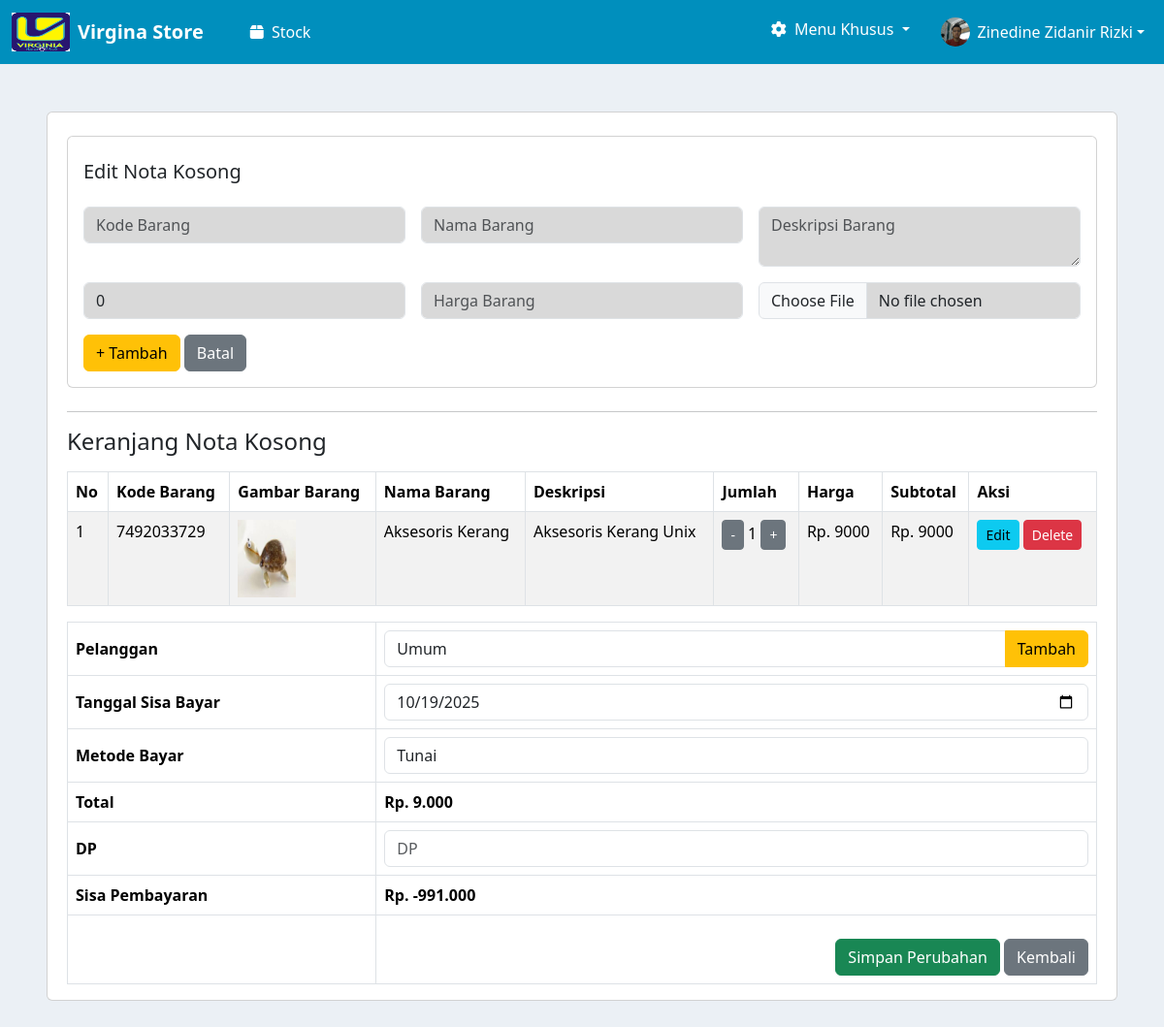
/nota/edit_nota/41/ (signed in), run on the app's committed database.
### login/models.py (models this page shows, shortened)
class UserProfile(models.Model):
    user = models.OneToOneField(User, on_delete=models.CASCADE)
    nama = models.CharField(max_length=100)
    STATUS_CHOICES = [
        ('kasir', 'Kasir'),
        ('admin', 'Admin'),
    ]
    status = models.CharField(max_length=10, choices=STATUS_CHOICES)
    slogan = models.TextField(blank=True)
    alamat = models.CharField(max_length=255)
    no_telephon = models.CharField(max_length=20)
    foto_profile = models.ImageField(upload_to='profile_photos/', blank=True, null=True)

### nota/models.py (models this page shows, shortened)
class NotaKosong(models.Model):
    nota_payment = models.ForeignKey(NotaPayment, on_delete=models.CASCADE, related_name='items')
    kode_barang = models.CharField(max_length=50)
    nama_barang = models.CharField(max_length=100)
    deskripsi = models.TextField(blank=True, null=True)
    jumlah_barang = models.PositiveIntegerField(default=0)
    harga = models.DecimalField(max_digits=12, decimal_places=2)
    gambar = models.ImageField(upload_to='gambar_barang/', blank=True, null=True)
    @property
    def subtotal(self):
        return self.harga * self.jumlah_barang
    class Meta:
        verbose_name = "Nota Kosong"
        verbose_name_plural = "Daftar Nota Kosong"

class NotaPayment(models.Model):
    PAYMENT_METHOD_CHOICES = [
        ('tunai', 'Tunai'),
        ('debit', 'Debit'),
    ]
    customer = models.ForeignKey(Customer, on_delete=models.CASCADE, null=True, blank=True)
    tanggal_sisa_bayar = models.DateField()
    metode_pembayaran = models.CharField(max_length=10, choices=PAYMENT_METHOD_CHOICES)
    total_bayar = models.DecimalField(max_digits=12, decimal_places=2)
    dp = models.DecimalField(max_digits=12, decimal_places=2)
    sisa = models.DecimalField(max_digits=12, decimal_places=2)
    is_temporary = models.BooleanField(default=True)
    created_at = models.DateTimeField(auto_now_add=True)
    class Meta:
        verbose_name = "Nota Payment"
        verbose_name_plural = "Nota Payments"

### nota/views.py (the view, shortened to what this page needs)
# urls.py: path('edit_nota/<int:nota_id>/', views.edit_nota, name='edit_nota'),
def edit_nota(request, nota_id):
    try:
        nota = NotaPayment.objects.get(id=nota_id)
    except NotaPayment.DoesNotExist:
        messages.error(request, 'Nota tidak ditemukan.')
        return redirect('nota:cetak-nota-kosong')
    form = NotaKosongForm()
    payment_form = NotaPaymentForm(instance=nota)
    daftar_barang = []
    for item in NotaKosong.objects.filter(nota_payment=nota):
        daftar_barang.append({
            'id': str(item.id),
            'db_id': item.id,
            'kode_barang': item.kode_barang,
            'nama_barang': item.nama_barang,
            'deskripsi': item.deskripsi,
            'jumlah_barang': item.jumlah_barang,
            'harga': float(item.harga),
            'gambar': item.gambar.url if item.gambar else None,
            'subtotal': float(item.subtotal)
        })
    total = sum(item['subtotal'] for item in daftar_barang)
    konteks = {
        'form': form,
        'payment_form': payment_form,
        'daftar_barang': daftar_barang,
        'total': total,
        'nota': nota
    }
    return render(request, 'edit_nota.html', konteks)

### nota/forms.py
class NotaKosongForm(forms.ModelForm):
    class Meta:
        model = NotaKosong
        fields = ['kode_barang', 'nama_barang', 'deskripsi', 'jumlah_barang', 'harga', 'gambar']
        widgets = {
            'kode_barang': forms.TextInput(attrs={'class': 'form-control', 'placeholder': 'Kode Barang'}),
            'nama_barang': forms.TextInput(attrs={'class': 'form-control', 'placeholder': 'Nama Barang'}),
            'deskripsi': forms.Textarea(attrs={'class': 'form-control', 'placeholder': 'Deskripsi Barang', 'rows': 2}),
            'jumlah_barang': forms.NumberInput(attrs={'class': 'form-control', 'placeholder': 'QTY'}),
            'harga': forms.NumberInput(attrs={'class': 'form-control', 'placeholder': 'Harga Barang'}),
            'gambar': forms.FileInput(attrs={'class': 'form-control'}),
        }

class NotaPaymentForm(forms.ModelForm):
    class Meta:
        model = NotaPayment
        fields = ['customer', 'tanggal_sisa_bayar', 'metode_pembayaran', 'dp']
        widgets = {
            'customer': forms.Select(attrs={'class': 'form-control'}),
            'tanggal_sisa_bayar': forms.DateInput(attrs={'class': 'form-control', 'type': 'date'}),
            'metode_pembayaran': forms.Select(attrs={'class': 'form-control'}),
            'dp': forms.NumberInput(attrs={'class': 'form-control', 'placeholder': 'DP'}),
        }
    def __init__(self, *args, **kwargs):
        super().__init__(*args, **kwargs)
        self.fields['customer'].required = False
        self.fields['customer'].empty_label = "Pilih Pelanggan (Opsional)"

### kasir/models.py (called while the page is built)
    def __str__(self):
        return self.nama

### login/context_processors.py (called while the page is built)
def user_profile(request):
    if request.user.is_authenticated:
        try:
            profile = UserProfile.objects.get(user=request.user)
        except UserProfile.DoesNotExist:
            profile = None
    else:
        profile = None
    return {'user_profile': profile}

### nota_suplayer/templates/edit_nota.html (shortened to what this page needs)
{% extends 'base.html' %}
{% load widget_tweaks %}
{% block content %}
<div class="mx-5 my-5 card my-2">
    <div class="" style="margin-left: 20px; margin-right: 20px;">
        <div class="card px-3 my-4">
            <h5 class="my-4">Edit Nota Kosong</h5>
            <form method="POST" enctype="multipart/form-data" class="row g-3" id="item-form">
                    <div class="col-md-4">
                        {{ form.kode_barang }}
                    </div>
                    <div class="col-md-4">
                        {{ form.nama_barang }}
                    </div>
                    <div class="col-md-4">
                        {{ form.deskripsi }}
                    </div>
                    <div class="col-md-4">
                        {{ form.jumlah_barang }}
                    </div>
                    <div class="col-md-4">
                        {{ form.harga|attr:"data-currency:true" }}
                    </div>
                    <div class="col-md-4">
                        {{ form.gambar }}
                    </div>
                <div class="col-12 my-3">
                    <button type="submit" name="add_item" class="btn btn-warning" id="submit-btn">+ Tambah</button>
                    <button type="button" class="btn btn-secondary" onclick="cancelEdit()">Batal</button>
                </div>
            </form>
        </div>
    <hr>
    <h4>Keranjang Nota Kosong</h4>
    <table class="table table-bordered table-striped mt-3">
        <thead>
            <tr>
                <th>No</th>
                <th>Kode Barang</th>
                <th>Gambar Barang</th>
                <th>Nama Barang</th>
                <th>Deskripsi</th>
                <th>Jumlah</th>
                <th>Harga</th>
                <th>Subtotal</th>
                <th>Aksi</th>
            </tr>
        </thead>
        <tbody>
            {% for barang in daftar_barang %}
            <tr data-id="{{ barang.id }}" data-kode="{{ barang.kode_barang }}" data-nama="{{ barang.nama_barang }}" data-deskripsi="{{ barang.deskripsi|default:'' }}" data-jumlah="{{ barang.jumlah_barang }}" data-harga="{{ barang.harga }}">
                <td>{{ forloop.counter }}</td>
                <td>{{ barang.kode_barang }}</td>
                <td>
                    {% if barang.gambar %}
                        <img src="{{ barang.gambar }}" width="60">
                    {% endif %}
                </td>
                <td>{{ barang.nama_barang }}</td>
                <td>{{ barang.deskripsi }}</td>
                <td>
                    <button class="btn btn-sm btn-secondary" onclick="updateQuantity('{{ barang.id }}', -1)">-</button>
                    <span id="qty-{{ barang.id }}">{{ barang.jumlah_barang }}</span>
                    <button class="btn btn-sm btn-secondary" onclick="updateQuantity('{{ barang.id }}', 1)">+</button>
                </td>
                <td>Rp. <span id="harga-{{ barang.id }}">{{ barang.harga|floatformat:0 }}</span></td>
                <td>Rp. <span id="subtotal-{{ barang.id }}">{{ barang.subtotal|default:0|floatformat:0 }}</span></td>
                <td>
                    <button class="btn btn-sm btn-info" onclick="editItem('{{ barang.id }}')">Edit</button>
                    <button class="btn btn-sm btn-danger" onclick="deleteItem('{{ barang.id }}')">Delete</button>
                </td>
            </tr>
            {% empty %}
            <tr><td colspan="9" class="text-center">Belum ada data</td></tr>
            {% endfor %}
        </tbody>
    </table>
    <div class="">
        <form method="POST" id="payment-form">
            <div class="">
                <div class="table-responsive">
                    <div class="">
                        <table class="table table-bordered align-middle">
                            <tbody>
                                <tr>
                                    <th style="width: 30%;">Pelanggan</th>
                                    <td style="width: 70%;">
                                        <div class="input-group">
                                            {{ payment_form.customer }}
                                            <button type="button" class="btn btn-warning"
                                                data-bs-toggle="modal" data-bs-target="#addCustomerModal">
                                                Tambah
                                            </button>
                                        </div>
                                    </td>
                                </tr>
                                <tr>
                                    <th>Tanggal Sisa Bayar</th>
                                    <td>{{ payment_form.tanggal_sisa_bayar }}</td>
                                </tr>
                                <tr>
                                    <th>Metode Bayar</th>
                                    <td>{{ payment_form.metode_pembayaran }}</td>
                                </tr>
                                <tr>
                                    <th>Total</th>
                                    <td><strong id="total_display">Rp. {{ total|floatformat:0 }}</strong></td>
                                </tr>
                                <tr>
                                    <th>DP</th>
                                    <td>{{ payment_form.dp|attr:"data-currency:true" }}</td>
                                </tr>
                                <tr>
                                    <th>Sisa Pembayaran</th>
                                    <td><strong id="id_sisa">Rp. 0</strong></td>
                                </tr>
                                <tr>
                                    <th></th>
                                    <td>
                                        <div class="text-end mt-3">
                                            <button type="submit" class="btn btn-success">
                                                Simpan Perubahan
                                            </button>
                                            <a href="{% url 'nota:cetak-nota-kosong' %}" class="btn btn-secondary">Kembali</a>
                                        </div>
                                    </td>
                                </tr>
                            </tbody>
                        </table>
                    </div>
                </div>
            </div>
        </form>
    </div>
</div>
{% endblock %}

### templates/base.html (shortened to what this page needs)
{% load static %}
<!DOCTYPE html>
<html lang="en">
<head>
    <link href="https://cdn.jsdelivr.net/npm/bootstrap@5.3.8/dist/css/bootstrap.min.css" rel="stylesheet">
    <link rel="stylesheet" href="https://cdnjs.cloudflare.com/ajax/libs/font-awesome/6.5.1/css/all.min.css">
</head>
<body>
    <nav class="navbar navbar-expand-lg navbar-custom sticky-top">
        <div class="container-fluid">
            <a class="navbar-brand d-flex align-items-center" href="{% url 'halaman_kasir' %}">
                <img src="{% static 'image/logo.png' %}" alt="logo" height="40" width="60" class="me-2">
                <strong>Virgina Store</strong>
            </a>
            <div class="collapse navbar-collapse" id="navbarNavDropdown">
                <ul class="navbar-nav mx-4">
                    <li class="nav-item">
                        <a class="nav-link active" aria-current="page" href="{% url 'halaman_kasir' %}">
                            <i class="fas fa-box me-1"></i> Stock
                        </a>
                    </li>
                </ul>
                <ul class="navbar-nav ms-auto">
                    <li class="nav-item dropdown me-3">
                        <a
                            class="nav-link dropdown-toggle"
                            href="#"
                            role="button"
                            data-bs-toggle="dropdown"
                            aria-expanded="false"
                        >
                            <i class="fas fa-cog me-1"></i> Menu Khusus
                        </a>
                    </li>
                    <li class="nav-item dropdown">
                        <a
                            class="nav-link dropdown-toggle d-flex align-items-center"
                            href="#"
                            role="button"
                            data-bs-toggle="dropdown"
                            aria-expanded="false"
                        >
                            {% if user_profile.foto_profile %}
                                <img src="{{ user_profile.foto_profile.url }}" alt="Profile" class="rounded-circle me-2" style="width: 30px; height: 30px; object-fit: cover;">
                            {% else %}
                                <i class="fas fa-user-circle me-2"></i>
                            {% endif %}
                            {{ user_profile.nama|default:user.username }}
                        </a>
                    </li>
                </ul>
            </div>
        </div>
    </nav>
    <div class="content-wrapper">
        {% block content %} {% endblock %}
    </div>
</body>
</html>

### templates/base.html (style rules this page uses)
body { background-color: #EBF0F5; }
.navbar-custom { background-color: #008FBD !important; border-bottom: 1px solid #e9ecef; }
.navbar-custom .navbar-brand, .navbar-custom .nav-link { color: #ffffff !important; }

### nota_suplayer/templates/edit_nota.html (style rules this page uses)
input[name="kode_barang"] { background-color: #D9D9D9; }
input[name="nama_barang"] { background-color: #D9D9D9; }
textarea[name="deskripsi"] { background-color: #D9D9D9; }
input[name="jumlah_barang"] { background-color: #D9D9D9; }
input[name="harga"] { background-color: #D9D9D9; }
input[name="gambar"] { background-color: #D9D9D9; }

### data on the page
UserProfile: foto_profile (picture), nama "Zinedine Zidanir Rizki"
NotaKosong: kode_barang "7492033729", nama_barang "Aksesoris Kerang", deskripsi "Aksesoris Kerang Unix", jumlah_barang "1", harga "9000", subtotal "9000"
NotaPayment: customer "Umum", tanggal_sisa_bayar "10/19/2025", metode_pembayaran "Tunai"
